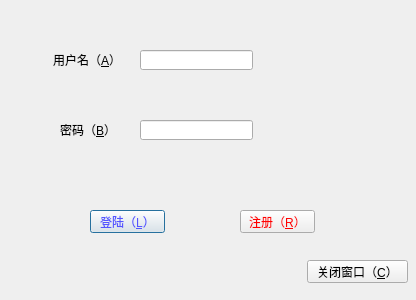
<?xml version="1.0" encoding="UTF-8"?>
<ui version="4.0">
 <class>Dialog</class>
 <widget class="QDialog" name="Dialog">
  <property name="geometry">
   <rect>
    <x>0</x>
    <y>0</y>
    <width>416</width>
    <height>300</height>
   </rect>
  </property>
  <property name="minimumSize">
   <size>
    <width>416</width>
    <height>300</height>
   </size>
  </property>
  <property name="maximumSize">
   <size>
    <width>416</width>
    <height>300</height>
   </size>
  </property>
  <property name="windowTitle">
   <string>登陆</string>
  </property>
  <property name="windowIcon">
   <iconset>
    <normaloff>../../图/1.jpg</normaloff>../../图/1.jpg</iconset>
  </property>
  <widget class="QLabel" name="label">
   <property name="geometry">
    <rect>
     <x>53</x>
     <y>50</y>
     <width>81</width>
     <height>20</height>
    </rect>
   </property>
   <property name="text">
    <string>用户名（&amp;A）</string>
   </property>
   <property name="buddy">
    <cstring>lineEdit</cstring>
   </property>
  </widget>
  <widget class="QLabel" name="label_2">
   <property name="geometry">
    <rect>
     <x>60</x>
     <y>120</y>
     <width>81</width>
     <height>20</height>
    </rect>
   </property>
   <property name="text">
    <string>密码（&amp;B）</string>
   </property>
   <property name="buddy">
    <cstring>lineEdit_2</cstring>
   </property>
  </widget>
  <widget class="QPushButton" name="pushButton">
   <property name="geometry">
    <rect>
     <x>90</x>
     <y>210</y>
     <width>75</width>
     <height>23</height>
    </rect>
   </property>
   <property name="styleSheet">
    <string notr="true">color: rgb(85, 85, 255);</string>
   </property>
   <property name="text">
    <string>登陆（&amp;L）</string>
   </property>
  </widget>
  <widget class="QPushButton" name="pushButton_2">
   <property name="geometry">
    <rect>
     <x>240</x>
     <y>210</y>
     <width>75</width>
     <height>23</height>
    </rect>
   </property>
   <property name="styleSheet">
    <string notr="true">color: rgb(255, 0, 0);</string>
   </property>
   <property name="text">
    <string>注册（&amp;R）</string>
   </property>
  </widget>
  <widget class="QLineEdit" name="lineEdit">
   <property name="geometry">
    <rect>
     <x>140</x>
     <y>50</y>
     <width>113</width>
     <height>20</height>
    </rect>
   </property>
  </widget>
  <widget class="QLineEdit" name="lineEdit_2">
   <property name="geometry">
    <rect>
     <x>140</x>
     <y>120</y>
     <width>113</width>
     <height>20</height>
    </rect>
   </property>
  </widget>
  <widget class="QPushButton" name="pushButton_3">
   <property name="geometry">
    <rect>
     <x>307</x>
     <y>260</y>
     <width>101</width>
     <height>23</height>
    </rect>
   </property>
   <property name="text">
    <string>关闭窗口（&amp;C）</string>
   </property>
  </widget>
 </widget>
 <resources/>
 <connections>
  <connection>
   <sender>pushButton_3</sender>
   <signal>clicked()</signal>
   <receiver>Dialog</receiver>
   <slot>close()</slot>
   <hints>
    <hint type="sourcelabel">
     <x>373</x>
     <y>270</y>
    </hint>
    <hint type="destinationlabel">
     <x>347</x>
     <y>151</y>
    </hint>
   </hints>
  </connection>
 </connections>
</ui>
